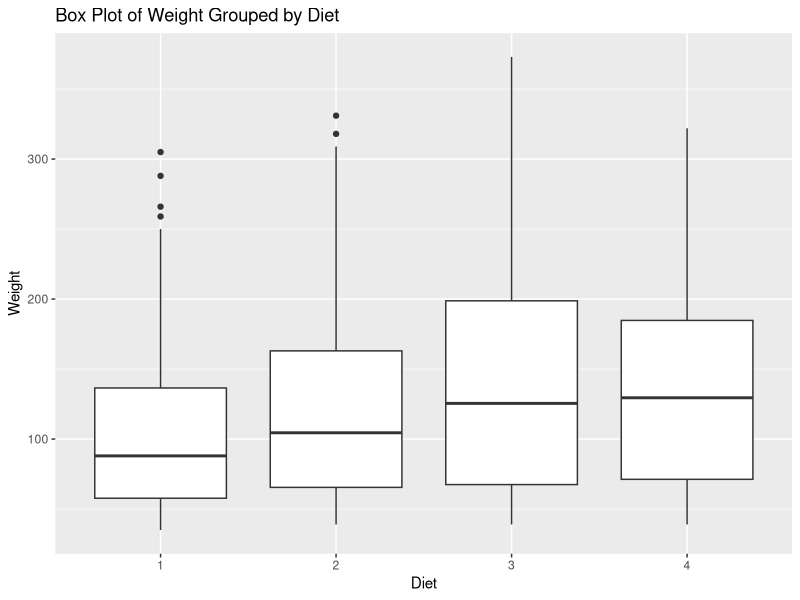

Recreate this plot in R. (Note: this script raises an error after producing the figure.)
library(ggplot2)
data(ChickWeight)
boxplot_plot <- ggplot(ChickWeight, aes(x = as.factor(Diet), y = weight)) +
  geom_boxplot() +
  labs(title = "Box Plot of Weight Grouped by Diet", x = "Diet", y = "Weight")
histogram_plot <- ChickWeight %>%
  filter(Diet == 1) %>%
  ggplot(aes(x = weight)) +
  geom_histogram(binwidth = 20, fill = "skyblue", color = "black") +
  labs(title = "Histogram of Weight for Diet-1", x = "Weight", y = "Frequency")
scatter_plot <- ggplot(ChickWeight, aes(x = Time, y = weight, color = as.factor(Diet))) +
  geom_point() +
  labs(title = "Scatter Plot of Weight vs Time Grouped by Diet", x = "Time", y = "Weight")
print(boxplot_plot)
print(histogram_plot)
print(scatter_plot)